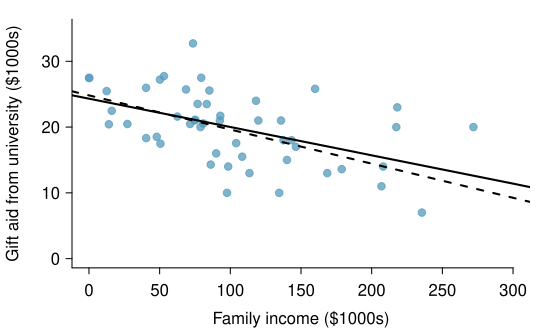

The R source for this figure:
library(openintro)
data(COL)
load('d.rda')

g <- lm(d$gift_aid ~ d$family_income)
summary(g)

loss <- function(a, b, d){
	p <- a + b*d$family_income
	sum(abs(d$gift_aid - p))
}
a      <- round(g$coef[1], 2) + seq(-0.5, 0.5, 0.001)
b      <- round(g$coef[2], 3) + seq(-0.01, 0.01, 0.0001)
mins   <- c(a[1], b[1])
theMin <- loss(a[1], b[1], d)
pb     <- txtProgressBar(1, length(a), style=3)
for(i in 1:length(a)){
	for(j in 1:length(b)){
		hold <- loss(a[i], b[j], d)
		if(hold < theMin){
			mins <- c(a[i],b[j])
			theMin <- hold
		}
	}
	setTxtProgressBar(pb, i)
}



myPDF('elmhurstScatterW2Lines.pdf', 5.5, 3.3, mar=c(3.1, 3.6, 1, 1), mgp=c(2, 0.6, 0), las=1)

plot(d$family_income, d$gift_aid,
     col=COL[1,2], pch=19, cex=1,
     xlab='Family income ($1000s)',
     ylab='', axes=FALSE,
     xlim=c(0, 300), 
     ylim=c(0, 35))
axis(1, at=seq(-50, 300, 50))
axis(2, at=seq(-10,40, 10))

par(las=0)
mtext("Gift aid from university ($1000s)", 2, line=2.5)
abline(mins[1], mins[2], lty=2, lwd=2)
abline(g, lwd=2)

dev.off()


myPDF('elmhurstScatterWLSROnly.pdf', 5.5, 3.3, mar=c(3.1, 3.6, 1, 1), mgp=c(2, 0.6, 0), las=1)

plot(d$family_income, d$gift_aid,
     col=COL[1,2], pch=19, cex=1,
     xlab='Family income ($1000s)',
     ylab='', axes=FALSE,
     xlim=c(0, 300), 
     ylim=c(0, 35))
axis(1, at=seq(-50, 300, 50))
axis(2, at=seq(-10,40, 10))

par(las=0)
mtext("Gift aid from university ($1000s)", 2, line=2.5)
#abline(mins[1], mins[2], lty=2, lwd=2)
abline(g, lwd=2)

dev.off()
